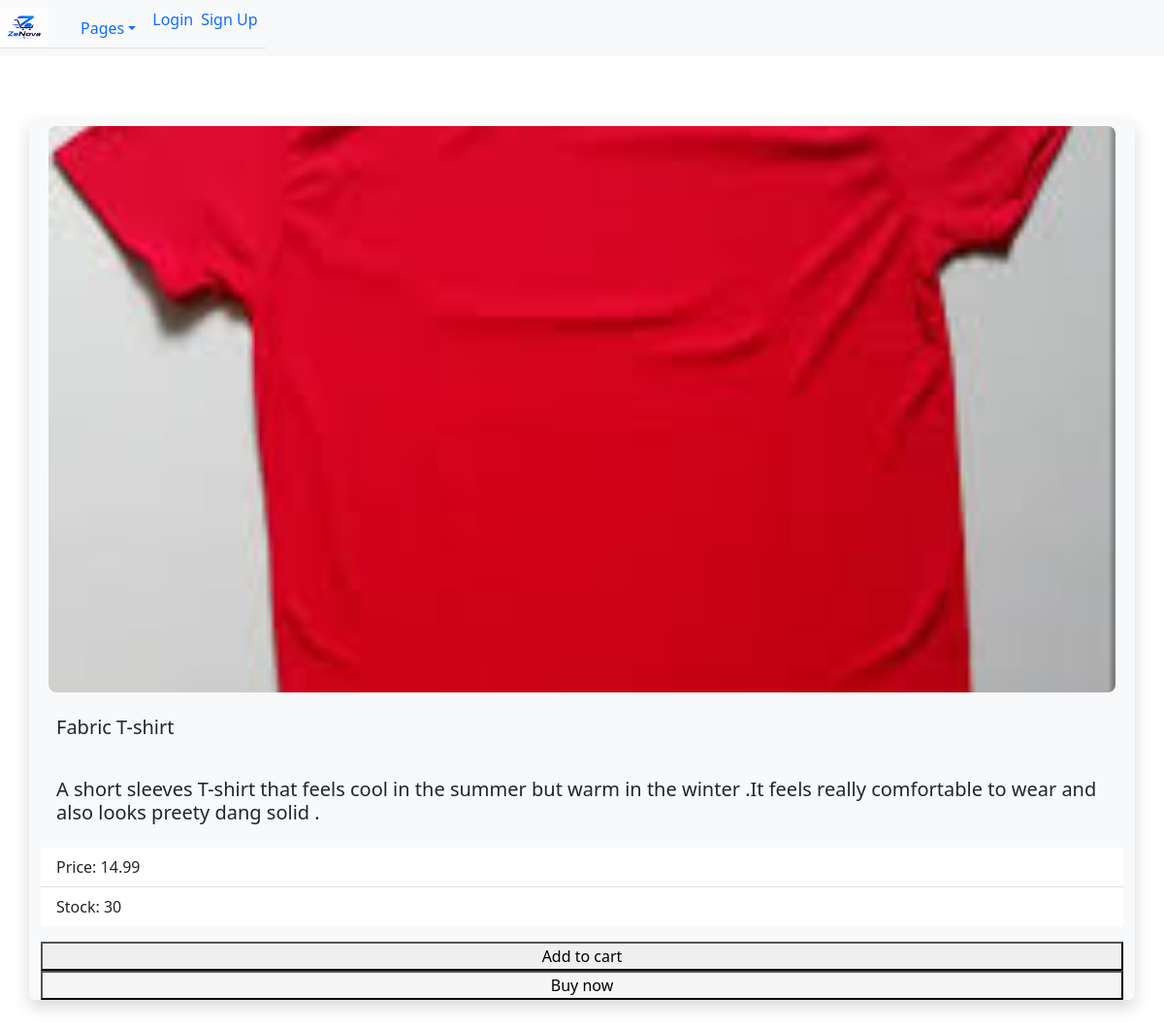
Screenshot of /products/2/ with the database file from the repository.
### products/models.py (models this page shows)
class Product(models.Model):
    title=models.CharField(max_length=200)
    description=models.TextField()
    price=models.DecimalField(max_digits=10,decimal_places=2)
    stock=models.IntegerField()
    image=models.ImageField(upload_to='images/')

### products/views.py (the view)
# urls.py: path('<int:id>/',views.product_detail,name="product_detail"),
@never_cache
def product_detail(request,id):
    product=Product.objects.get(id=id)
    return render(request,'products/productdetail.html',{'product':product})

### templates/products/productdetail.html (shortened to what this page needs)
{% extends 'base.html' %}
{% load static %}
{% block css %}<link rel="stylesheet" href="{% static 'css/productdetail.css' %}">{% endblock %}
{% block content %}
<div class="container mt-5">
    <div class="row">
        <div class="card h-100 border-0 bg-light shadow mt-3" style="margin-bottom: 100px" >
            <img src="{{product.image.url}}" class="card-img-top rounded-4 p-2 object-fit-cover" style="height: 600px" alt="{{product.title}}">
            <div class="card-body">
                <h5 class="card-title">{{product.title}}</h5>
            </div>
            <div class="card-body">
                <h5 class="card-title">{{product.description}}</h5>
            </div>
            <ul class="list-group list-group-flush mb-20">
                <li class="list-group-item"> Price: {{product.price}}</li>
                <li class="list-group-item" id="product-stock"> Stock: <span id='stock-count'>{{product.stock}}</span></li>
            </ul>
            <button  id="cartbtn" >Add to cart</button>
            <button  id="buy-btn" data-product-id="{{product.id}}">Buy now</button>
        </div>
    </div>
</div>
{% load static %}
{% endblock %}

### static/css/productdetail.css (style rules this page uses)
#cartbtn { transition:all 0.5s; }
#buy-btn { transition:all 0.5s; background:whitesmoke; }

### rows the page displays
Product: image (picture), title "Fabric T-shirt", description "A short sleeves T-shirt that feels cool in the summer but warm in the winter .It feels really comfortable to wear and also looks preety dang solid .", price "14.99", stock "30"
